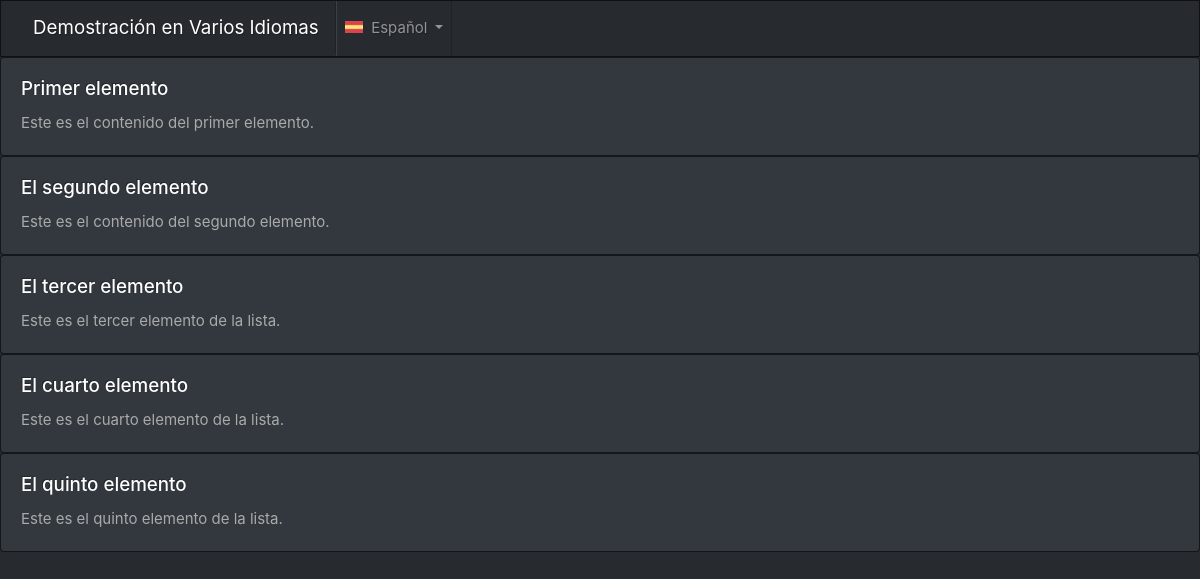
The app's page /es/ with its own data.
### news/models.py (models this page shows)
class News(models.Model):
    title = models.CharField(verbose_name=_('Title'), max_length=255)
    slug = models.SlugField(verbose_name=_('Page URL'), max_length = 200, blank=True, allow_unicode=True, unique=True)
    text = models.TextField(verbose_name=_('Details'))
    pub_date = models.DateTimeField(verbose_name=_('Publication Date'), default=timezone.now)
    def get_absolute_url(self):
        lang = get_language()
        return (reverse(f'news-detail-{lang}', args=[self.slug]))

### news/views.py (the view)
# urls.py: path('', views.NewsListView.as_view(),name='home'),
class NewsListView(ListView):
    model = News
    template_name = 'news/list.html'
    context_object_name = 'News_Items'

### news/context_processor.py (called while the page is built)
def from_settings(request) -> Dict[str, Any]:
    return {
        attr: getattr(settings, attr, None)
        for attr in (
            'LANGUAGE_CODE',
        )
    }

### news/templatetags/news_tags.py (called while the page is built)
@register.simple_tag
def get_language_url(news_item, language_code):
    slugfieldname = f"slug_{language_code}"
    try:
        slug = getattr(news_item, slugfieldname)
    except AttributeError as e:
        return language_code
    news_path = settings.NEWS_PATH[language_code]
    return f"{language_code}/{news_path}/{slug}"

@register.simple_tag
def get_base_url(request):
    return request.build_absolute_uri('/')

### news/templates/news/list.html (shortened to what this page needs)
{% load i18n %}
{% load news_tags %}
{% load static %}
{% get_current_language as CURRENT_LANGUAGE_CODE %}
<!doctype html>
<html lang="{{CURRENT_LANGUAGE_CODE}}">
    <head>
        <link rel="stylesheet" href="https://stackpath.bootstrapcdn.com/bootswatch/4.5.2/slate/bootstrap.min.css">
    </head>
    <body>
        <header class="sticky-top">
            <nav class="navbar navbar-expand-sm navbar-dark bg-dark">
                <a class="navbar-brand" href="{% url 'home' %}">
                    {% trans "Multi Language Demo" %}
                </a>
            <div class="collapse navbar-collapse flex-grow-0  float-right" id="navbarNavDropdown">
                <ul class="navbar-nav">
                    <li class="nav-item dropdown">
                        <a class="nav-link dropdown-toggle" href="" id="navbarDropdownMenuLink" role="button" data-toggle="dropdown" aria-haspopup="true" aria-expanded="false">
                            <img src="{% static CURRENT_LANGUAGE_CODE|add:'.png' %}" class="d-inline-block align-middle pb-1" alt="" loading="lazy">
                            &nbsp;{{ CURRENT_LANGUAGE_CODE|language_name_local|capfirst }}
                        </a>
                    </li>
                </ul>
            </div>
        </nav>
    </header>
<main>
    {% if News_Items %}
      {% for item in News_Items %}
    <div class="card">
        <div class="card-body">
          <h5 class="card-title"><a class="stretched-link" href="{{ item.get_absolute_url }}">{{ item.title }}</a></h5>
          <p class="card-text">{{item.text}}</p>
        </div>
      </div>
      {% endfor %}
      {% else %}
      <p>error.</p>
    {% endif %}
</main>

### records on screen
News: title "Primer elemento", text "Este es el contenido del primer elemento."
News: title "El segundo elemento", text "Este es el contenido del segundo elemento."
News: title "El tercer elemento", text "Este es el tercer elemento de la lista."
News: title "El cuarto elemento", text "Este es el cuarto elemento de la lista."
News: title "El quinto elemento", text "Este es el quinto elemento de la lista."

### other values on screen
{{ CURRENT_LANGUAGE_CODE|language_name_local|capfirst }} "Español"
